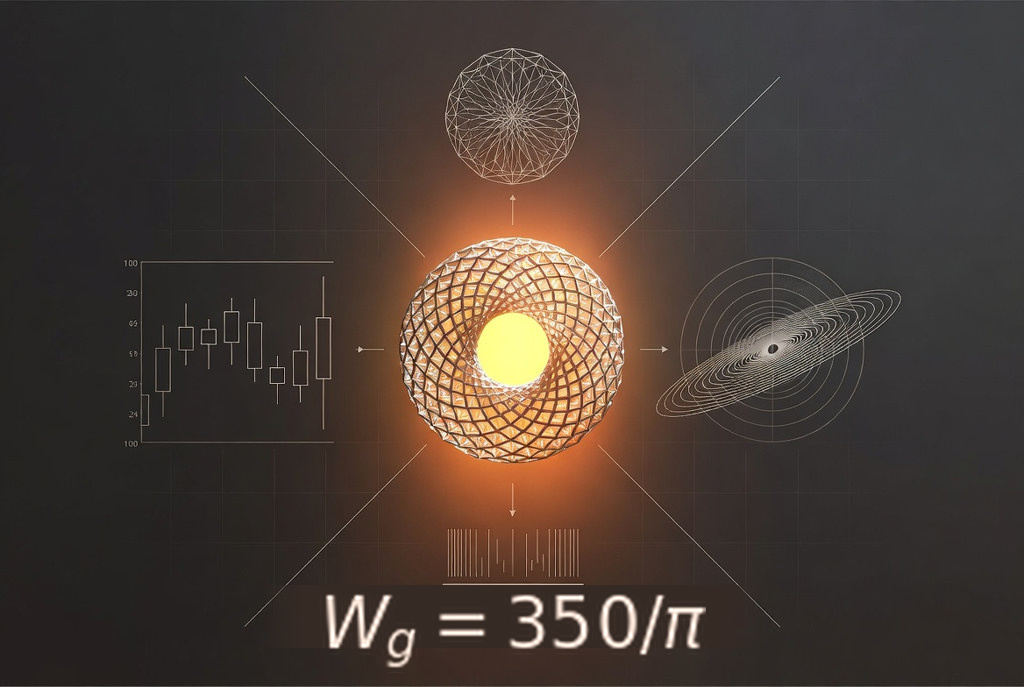
#> input picture book/figures/fig0_4_flux_flywheel_scales.jpg, 1024 x 687 px
$ python patch_fig0_4_wg.py
#> lines starting #> are read from the running program, lines starting #| are printed output that depends on the picture; after the words box and inside, x2 and y2 are one past the last pixel; in counts of white or black regions, pixels touching at a corner belong together
#> in patch, im is the input picture: PIL image 1024x687 RGB; mean R, G, B 72.5, 60.5, 53.4
#!/usr/bin/env python3
"""Redraw Fig. 0.4 so the glyph is W_g = 350/π, not 350π.

Overpaints the old serif formula on the flywheel still and composites
matplotlib mathtext. Exact glyph, not an image-model rewrite.
"""

from __future__ import annotations

from pathlib import Path

import matplotlib

matplotlib.use("Agg")
import numpy as np
from matplotlib.mathtext import math_to_image
from PIL import Image

ROOT = Path(__file__).resolve().parents[1]
SRC = ROOT / "book" / "figures" / "fig0_4_flux_flywheel_scales.jpg"
KINGDOM = (
    Path.home()
    / "Projects"
    / "kingdom"
    / "app"
    / "assets"
    / "bitcoin_pi"
    / "flux_flywheel_scales.jpg"
)

# Cream matching the original serif; dark fill from the surrounding field.
_TEXT = (255, 234, 221)
_FORMULA = r"$W_g = 350/\pi$"


def _fill_band(arr: np.ndarray, y0: int, y1: int, x0: int, x1: int) -> None:
    """Paint a smooth field over the old formula so no glyph ghosts remain."""
#> called with y0 = 585, y1 = 648, x0 = 260, x1 = 764
    below = arr[min(arr.shape[0] - 1, y1 + 8) : min(arr.shape[0], y1 + 24), x0:x1]
    above = arr[max(0, y0 - 18) : max(1, y0 - 6), x0:x1]
    fill = below.mean(axis=(0, 1)) if below.size else above.mean(axis=(0, 1))
#> fill = [57.59, 45.1, 39.35]
    # Soft horizontal vignette so the patch meets the dark field
    width = x1 - x0
    height = y1 - y0
    xs = np.linspace(-1.0, 1.0, width)
    edge = np.clip((np.abs(xs) - 0.82) / 0.18, 0.0, 1.0)
    for i in range(height):
        src = arr[y0 + i, x0:x1].astype(np.float32)
        mixed = src * edge[:, None] + fill * (1.0 - edge)[:, None]
        arr[y0 + i, x0:x1] = mixed.astype(np.uint8)
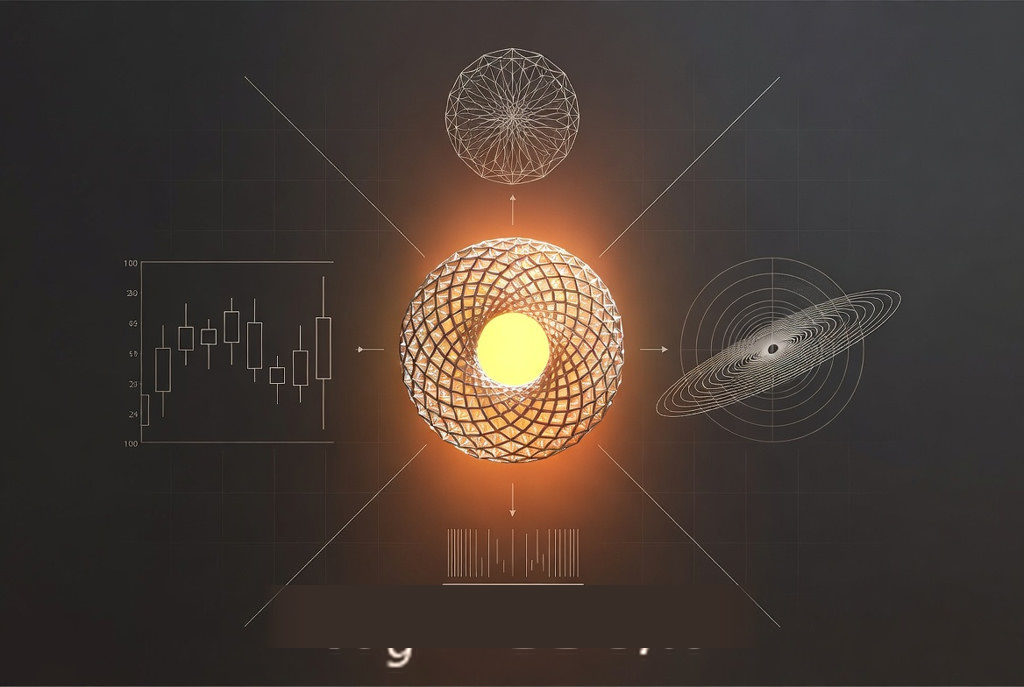
#> arr: shape (687, 1024, 3); 4.45% of pixels changed, all inside (x1, y1, x2, y2) = (261, 585, 763, 648)


def _mathtext_rgba(expr: str, fontsize: int = 28) -> Image.Image:
#> called with expr = '$W_g = 350/\\pi$', fontsize = 28
    tmp = ROOT / "book" / "figures" / ".fig0_4_glyph.png"
    math_to_image(expr, str(tmp), prop=None, dpi=160, format="png")
    # math_to_image writes its own figure; colorize onto transparent RGBA
    glyph = Image.open(tmp).convert("L")
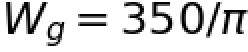
#> glyph: PIL image 124x26 L (shown 2 times larger); min 0, max 255, mean 214.4
    tmp.unlink(missing_ok=True)
    g = np.array(glyph)
    # mathtext is black on white; invert to cream on transparent
    alpha = (255 - g).astype(np.uint8)
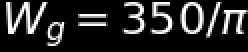
#> alpha: shape (26, 124) (shown 2 times larger); min 0, max 255, mean 40.6
    rgba = np.zeros((g.shape[0], g.shape[1], 4), dtype=np.uint8)
    rgba[..., 0] = _TEXT[0]
    rgba[..., 1] = _TEXT[1]
    rgba[..., 2] = _TEXT[2]
    rgba[..., 3] = alpha
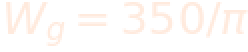
#> rgba: shape (26, 124, 4) (shown 2 times larger); mean of channels 0, 1, 2, 3 255, 234, 221, 40.6; transparent parts drawn white
    return Image.fromarray(rgba, "RGBA")


def patch(path: Path) -> None:
    im = Image.open(path).convert("RGB")
    arr = np.array(im)
    # Formula lives just under the tick bar (y ≈ 590–629, centered).
    _fill_band(arr, 585, 648, 260, 764)
    base = Image.fromarray(arr, "RGB").convert("RGBA")
    glyph = _mathtext_rgba(_FORMULA)
    # Scale glyph to ~38% of image width
    target_w = int(base.width * 0.38)
#> target_w = 389
    scale = target_w / glyph.width
#> scale = 3.14
    target_h = max(1, int(glyph.height * scale))
#> target_h = 81
    glyph = glyph.resize((target_w, target_h), Image.Resampling.LANCZOS)
#> glyph: PIL image 389x81 RGBA
    x = (base.width - glyph.width) // 2
#> x = 317
    y = 592
    base.alpha_composite(glyph, (x, y))
    out = base.convert("RGB")
    out.save(path, quality=95, subsampling=0)
    print(f"wrote {path} ({out.size[0]}x{out.size[1]})")
#| wrote book/figures/fig0_4_flux_flywheel_scales.jpg (1024x687)


def main() -> int:
    patch(SRC)
    if KINGDOM.exists():
        patch(KINGDOM)
    return 0


if __name__ == "__main__":
    raise SystemExit(main())
#> (the program exits here)
